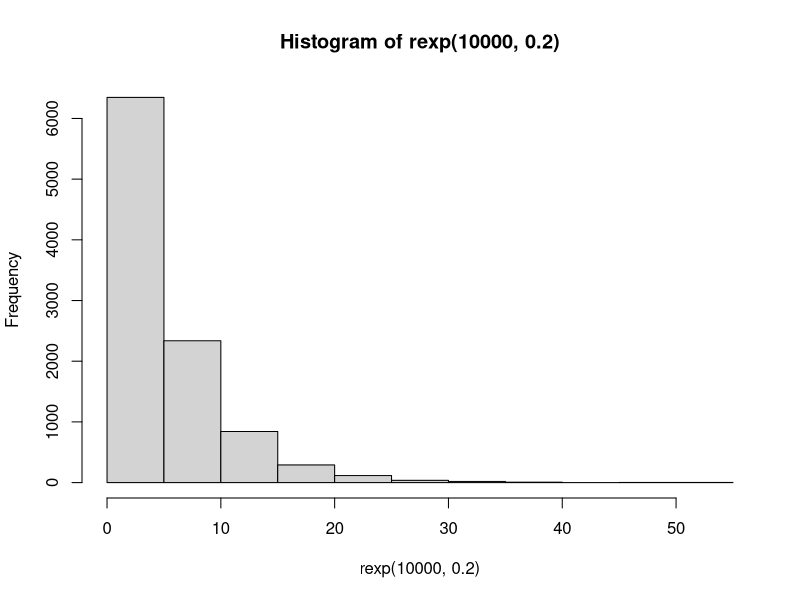
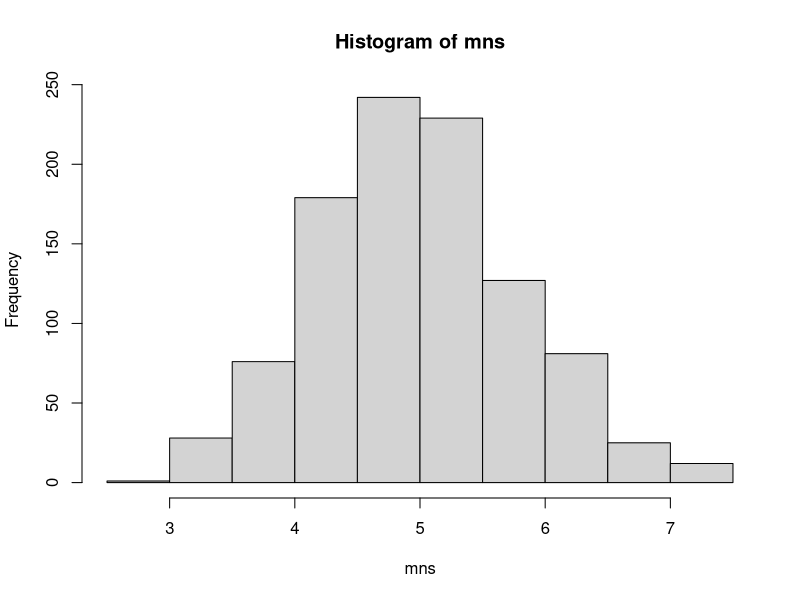
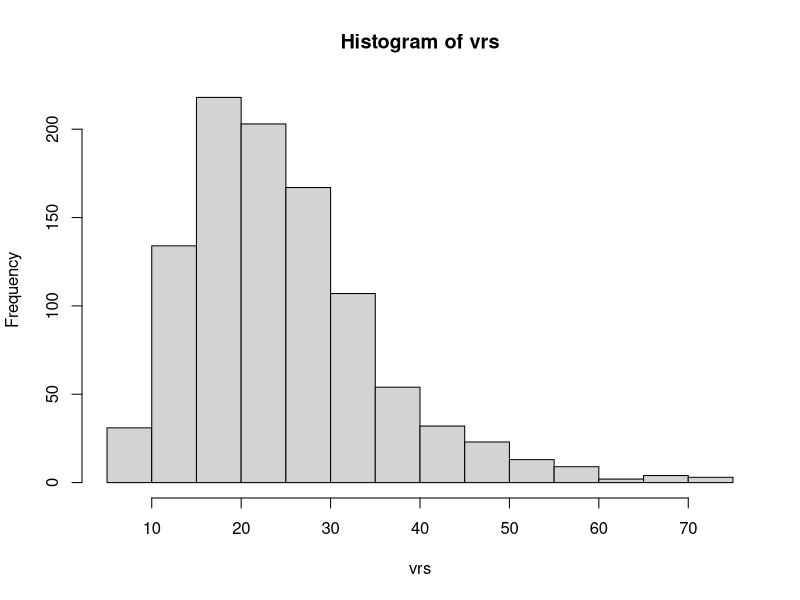

The R script that drew these images, in order:
# histogram of 1000 exponential distribution
hist(rexp(10000, 0.2))

# histogram of 1000 means of 40 exponential distribution
mns = NULL
for (i in 1: 1000) mns = c(mns, mean(rexp(40, 0.2)))
hist(mns)

# theoretical mean of an exponential distribution is 1/lambda
theoretical_mean = 1/0.2

# theoretical standard deviation of an exponential distribution is 1/lambda
theoretical_sd = 1/0.2

# theoretical standard deviation of an exponential distribution is lambda^-2
theoretical_sd = 0.2^-2

# histogram of 1000 variances of 40 exponential distribution
vrs = NULL
for (i in 1: 1000) vrs = c(vrs, var(rexp(40, 0.2)))
hist(vrs)

